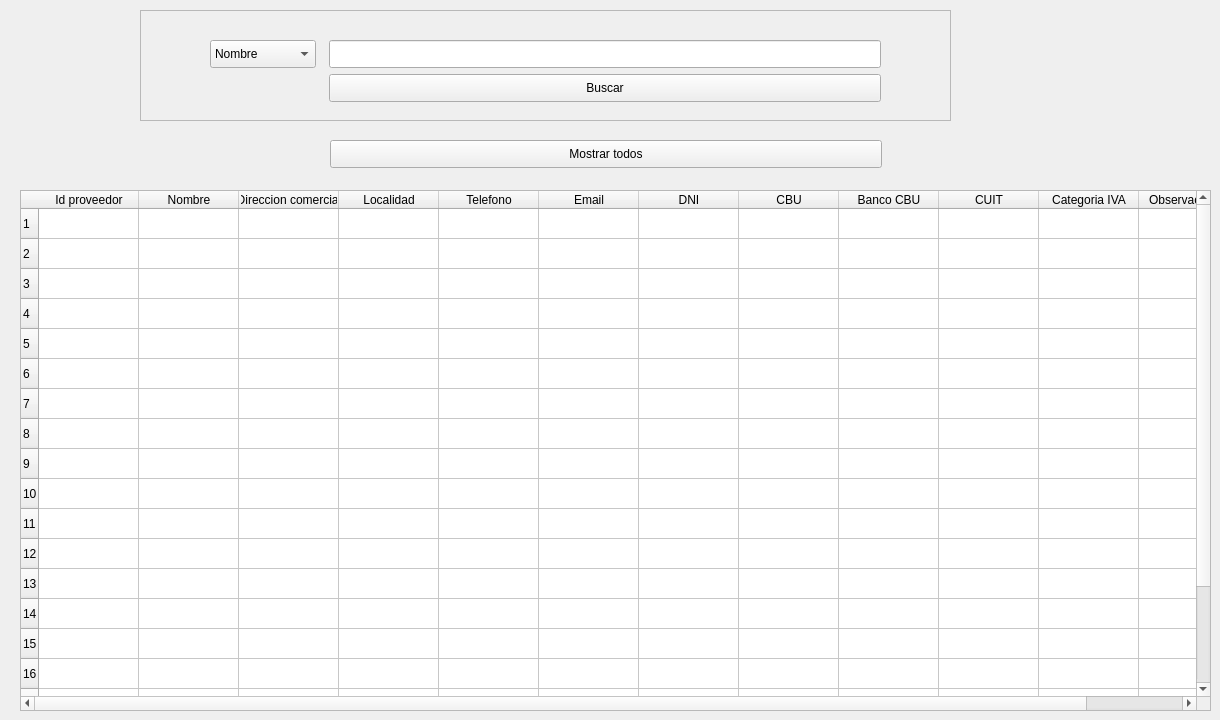
      <widget class="QWidget" name="tab_listado_proveedor">
       <attribute name="title">
        <string>Listado proveedores</string>
       </attribute>
       <widget class="QTableWidget" name="tableListaProveedor">
        <property name="enabled">
         <bool>true</bool>
        </property>
        <property name="geometry">
         <rect>
          <x>20</x>
          <y>190</y>
          <width>1191</width>
          <height>521</height>
         </rect>
        </property>
        <property name="acceptDrops">
         <bool>false</bool>
        </property>
        <property name="frameShape">
         <enum>QFrame::StyledPanel</enum>
        </property>
        <property name="frameShadow">
         <enum>QFrame::Sunken</enum>
        </property>
        <property name="lineWidth">
         <number>1</number>
        </property>
        <property name="midLineWidth">
         <number>0</number>
        </property>
        <property name="verticalScrollBarPolicy">
         <enum>Qt::ScrollBarAsNeeded</enum>
        </property>
        <property name="showGrid">
         <bool>true</bool>
        </property>
        <property name="sortingEnabled">
         <bool>false</bool>
        </property>
        <property name="wordWrap">
         <bool>true</bool>
        </property>
        <property name="cornerButtonEnabled">
         <bool>true</bool>
        </property>
        <property name="rowCount">
         <number>20</number>
        </property>
        <property name="columnCount">
         <number>12</number>
        </property>
        <attribute name="horizontalHeaderCascadingSectionResizes">
         <bool>false</bool>
        </attribute>
        <row/>
        <row/>
        <row/>
        <row/>
        <row/>
        <row/>
        <row/>
        <row/>
        <row/>
        <row/>
        <row/>
        <row/>
        <row/>
        <row/>
        <row/>
        <row/>
        <row/>
        <row/>
        <row/>
        <row/>
        <column>
         <property name="text">
          <string>Id proveedor</string>
         </property>
        </column>
        <column>
         <property name="text">
          <string>Nombre</string>
         </property>
        </column>
        <column>
         <property name="text">
          <string>Direccion comercial</string>
         </property>
        </column>
        <column>
         <property name="text">
          <string>Localidad</string>
         </property>
        </column>
        <column>
         <property name="text">
          <string>Telefono</string>
         </property>
        </column>
        <column>
         <property name="text">
          <string>Email</string>
         </property>
        </column>
        <column>
         <property name="text">
          <string>DNI</string>
         </property>
        </column>
        <column>
         <property name="text">
          <string>CBU</string>
         </property>
        </column>
        <column>
         <property name="text">
          <string>Banco CBU</string>
         </property>
        </column>
        <column>
         <property name="text">
          <string>CUIT</string>
         </property>
        </column>
        <column>
         <property name="text">
          <string>Categoria IVA</string>
         </property>
        </column>
        <column>
         <property name="text">
          <string>Observaciones</string>
         </property>
        </column>
       </widget>
       <widget class="QFrame" name="frame_buscar_proveedor">
        <property name="geometry">
         <rect>
          <x>140</x>
          <y>10</y>
          <width>811</width>
          <height>111</height>
         </rect>
        </property>
        <property name="frameShape">
         <enum>QFrame::StyledPanel</enum>
        </property>
        <property name="frameShadow">
         <enum>QFrame::Raised</enum>
        </property>
        <widget class="QComboBox" name="comboBox_atributo_busqueda_proveedor">
         <property name="geometry">
          <rect>
           <x>70</x>
           <y>30</y>
           <width>106</width>
           <height>28</height>
          </rect>
         </property>
         <item>
          <property name="text">
           <string>Nombre</string>
          </property>
         </item>
         <item>
          <property name="text">
           <string>Localidad</string>
          </property>
         </item>
         <item>
          <property name="text">
           <string>Provincia</string>
          </property>
         </item>
        </widget>
        <widget class="QPushButton" name="btn_buscar_proveedor">
         <property name="geometry">
          <rect>
           <x>189</x>
           <y>64</y>
           <width>552</width>
           <height>28</height>
          </rect>
         </property>
         <property name="text">
          <string>Buscar</string>
         </property>
        </widget>
        <widget class="QLineEdit" name="lineEdit_buscar_proveedor">
         <property name="geometry">
          <rect>
           <x>189</x>
           <y>30</y>
           <width>552</width>
           <height>28</height>
          </rect>
         </property>
        </widget>
       </widget>
       <widget class="QPushButton" name="btn_mostrar_todos_proveedores">
        <property name="geometry">
         <rect>
          <x>330</x>
          <y>140</y>
          <width>552</width>
          <height>28</height>
         </rect>
        </property>
        <property name="text">
         <string>Mostrar todos</string>
        </property>
       </widget>
      </widget>
